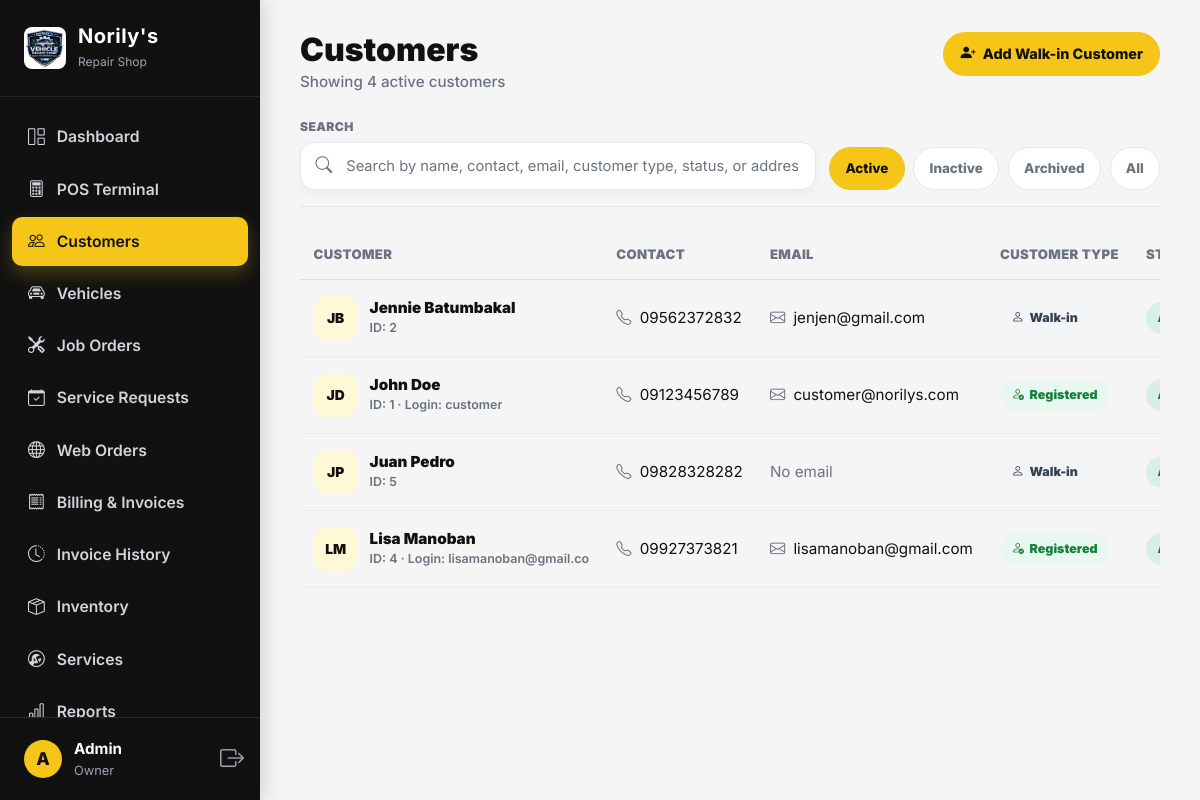
/views/customers.php (signed in), run on the app's committed database.
### tables this page shows
CREATE TABLE `customer` (
  `customer_id` int(11) NOT NULL,
  `first_name` varchar(20) NOT NULL,
  `middle_name` varchar(20) DEFAULT NULL,
  `last_name` varchar(20) NOT NULL,
  `email` varchar(255) DEFAULT NULL,
  `contact_number` varchar(20) NOT NULL,
  `address` text DEFAULT NULL,
  `credit_balance` decimal(10,2) NOT NULL DEFAULT 0.00,
  `credit_due_date` date DEFAULT NULL,
  `created_at` datetime NOT NULL DEFAULT current_timestamp(),
  `user_id` int(11) DEFAULT NULL,
  `status` enum('Active','Inactive','Archived') NOT NULL DEFAULT 'Active',
  `deactivated_at` datetime DEFAULT NULL,
  `archived_at` datetime DEFAULT NULL
);

CREATE TABLE `user` (
  `user_id` int(11) NOT NULL,
  `first_name` varchar(50) DEFAULT NULL,
  `middle_name` varchar(20) DEFAULT NULL,
  `last_name` varchar(50) DEFAULT NULL,
  `username` varchar(20) NOT NULL,
  `password_hash` varchar(255) NOT NULL,
  `role` enum('Owner','Cashier','Head Mechanic','Customer') NOT NULL,
  `is_active` tinyint(1) NOT NULL DEFAULT 1,
  `created_at` datetime NOT NULL DEFAULT current_timestamp(),
  `email` varchar(255) DEFAULT NULL
);

### views/customers.php (the view, shortened to what this page needs)
<?php
$db = (new Database())->getConnection();
function getCustomerInitials($firstName, $lastName) {
    $first = !empty($firstName) ? strtoupper(substr($firstName, 0, 1)) : '';
    $last = !empty($lastName) ? strtoupper(substr($lastName, 0, 1)) : '';
    return $first . $last;
}
function getFullName($customer) {
    return trim(
        ($customer['first_name'] ?? '') . ' ' .
        (!empty($customer['middle_name']) ? $customer['middle_name'] . ' ' : '') .
        ($customer['last_name'] ?? '')
    );
}
function getStatusBadgeClass($status) {
    switch ($status) {
        case 'Active':
            return 'status-badge status-active';
    }
}
$statusFilter = $_GET['status'] ?? 'Active';
if ($statusFilter === 'All') {
    $stmt = $db->prepare("
        SELECT c.*, u.username AS login_username
        FROM customer c
        LEFT JOIN user u ON c.user_id = u.user_id
        ORDER BY
            FIELD(c.status, 'Active', 'Inactive', 'Archived'),
            c.first_name ASC
    ");
    $stmt->execute();
} else {
    $stmt = $db->prepare("
        SELECT c.*, u.username AS login_username
        FROM customer c
        LEFT JOIN user u ON c.user_id = u.user_id
        WHERE c.status = ?
        ORDER BY c.first_name ASC
    ");
    $stmt->execute([$statusFilter]);
}
$customers = $stmt->fetchAll(PDO::FETCH_ASSOC);
$displayCount = count($customers);
?>
<!DOCTYPE html>
<html lang="en">
<head>
<link href="https://cdn.jsdelivr.net/npm/bootstrap@5.3.0/dist/css/bootstrap.min.css" rel="stylesheet">
<link rel="stylesheet" href="https://cdn.jsdelivr.net/npm/bootstrap-icons@1.11.1/font/bootstrap-icons.css">
<link rel="stylesheet" href="../assets/css/style.css">
</head>
<body>
<div class="app-wrapper">
    <?php include '../includes/sidebar.php'; ?>
    <main class="main-content">
        <div class="customers-page">
            <div class="customers-header">
                <div>
                    <h2>Customers</h2>
                    <p class="customers-count-text">
                        Showing <?php echo $displayCount; ?>
                        <?php echo strtolower($statusFilter); ?>
                        customer<?php echo $displayCount !== 1 ? 's' : ''; ?>
                    </p>
                </div>
                <button type="button" class="customer-add-btn" data-bs-toggle="modal" data-bs-target="#addCustomerModal">
                    <i class="bi bi-person-plus-fill"></i>
                    Add Walk-in Customer
                </button>
            </div>
            <div class="customer-filter-area">
                <div>
                    <label class="customer-filter-label">Search</label>
                    <div class="customer-search-bar">
                        <i class="bi bi-search"></i>
                        <input
                            type="text"
                            id="customerSearchInput"
                            placeholder="Search by name, contact, email, customer type, status, or address..."
                        >
                    </div>
                </div>
                <div class="customer-status-tabs">
                    <a href="customers.php?status=Active" class="customer-status-tab <?php echo $statusFilter === 'Active' ? 'active' : ''; ?>">
                        Active
                    </a>
                    <a href="customers.php?status=Inactive" class="customer-status-tab <?php echo $statusFilter === 'Inactive' ? 'active' : ''; ?>">
                        Inactive
                    </a>
                    <a href="customers.php?status=Archived" class="customer-status-tab <?php echo $statusFilter === 'Archived' ? 'active' : ''; ?>">
                        Archived
                    </a>
                    <a href="customers.php?status=All" class="customer-status-tab <?php echo $statusFilter === 'All' ? 'active' : ''; ?>">
                        All
                    </a>
                </div>
            </div>
            <div class="customer-table-wrap">
                <table class="table customer-table" id="customersTable">
                    <thead>
                        <tr>
                            <th>Customer</th>
                            <th>Contact</th>
                            <th>Email</th>
                            <th>Customer Type</th>
                            <th>Status</th>
                        </tr>
                    </thead>
                    <tbody>
                        <?php if (empty($customers)): ?>
                            <tr>
                                <td colspan="7">
                                    <div class="customer-empty">
                                        <i class="bi bi-people"></i>
                                        <div class="fw-bold mb-1">No customer records found</div>
                                        <div>Add a walk-in customer or adjust your filter.</div>
                                    </div>
                                </td>
                            </tr>
                        <?php else: ?>
                            <?php foreach ($customers as $customer): ?>
                                <?php
                                    $customerName = getFullName($customer);
                                    $customerType = empty($customer['user_id']) ? 'Walk-in' : 'Registered';
                                    $customerTypeClass = empty($customer['user_id']) ? 'type-walkin' : 'type-registered';
                                    $statusClass = getStatusBadgeClass($customer['status'] ?? 'Active');
                                    $searchBlob = strtolower(
                                        $customerName . ' ' .
                                        ($customer['contact_number'] ?? '') . ' ' .
                                        ($customer['email'] ?? '') . ' ' .
                                        $customerType . ' ' .
                                        ($customer['status'] ?? '') . ' ' .
                                        ($customer['address'] ?? '')
                                    );
                                ?>
                                <tr class="customer-row" data-search="<?php echo htmlspecialchars($searchBlob); ?>">
                                    <td>
                                        <div class="customer-profile-cell">
                                            <div class="customer-avatar">
                                                <?php echo htmlspecialchars(getCustomerInitials($customer['first_name'], $customer['last_name'])); ?>
                                            </div>
                                            <div>
                                                <div class="customer-name">
                                                    <?php echo htmlspecialchars($customerName); ?>
                                                </div>
                                                <div class="customer-subtext">
                                                    ID: <?php echo intval($customer['customer_id']); ?>
                                                    <?php if (!empty($customer['login_username'])): ?>
                                                        · Login: <?php echo htmlspecialchars($customer['login_username']); ?>
                                                    <?php endif; ?>
                                                </div>
                                            </div>
                                        </div>
                                    </td>
                                    <td>
                                        <i class="bi bi-telephone me-1 text-muted"></i>
                                        <?php echo htmlspecialchars($customer['contact_number'] ?? 'N/A'); ?>
                                    </td>
                                    <td>
                                        <?php if (!empty($customer['email'])): ?>
                                            <i class="bi bi-envelope me-1 text-muted"></i>
                                            <?php echo htmlspecialchars($customer['email']); ?>
                                        <?php else: ?>
                                            <span class="text-muted">No email</span>
                                        <?php endif; ?>
                                    </td>
                                    <td>
                                        <span class="customer-type-badge <?php echo $customerTypeClass; ?>">
                                            <i class="bi <?php echo $customerType === 'Registered' ? 'bi-person-check' : 'bi-person'; ?>"></i>
                                            <?php echo $customerType; ?>
                                        </span>
                                    </td>
                                    <td>
                                        <span class="<?php echo $statusClass; ?>">
                                        </span>
                                    </td>
                                </tr>
                            <?php endforeach; ?>
                        <?php endif; ?>
                    </tbody>
                </table>
            </div>
        </div>
    </main>
</div>
</body>
</html>

### assets/css/style.css (style rules this page uses)
:root { --primary-yellow: #f5c518; --yellow-dark: #d9a900; --black: #111111; --dark-gray: #1f2937; --muted-gray: #6b7280; --light-gray: #f5f5f5; --border-light: #e5e7eb; --white: #ffffff; --success-bg: #d1fae5; --success-text: #047857; --warning-bg: #fef3c7; --warning-text: #92400e; --danger-bg: #fee2e2; --danger-text: #b91c1c; --dashboard-sidebar-bg: #111111; --dashboard-sidebar-hover: #1f1f1f; --dashboard-primary: #f5c518; --dashboard-primary-hover: #d9a900; --dashboard-primary-soft: #fff8d6; --dashboard-success: #047857; --dashboard-danger: #d72e2e; --dashboard-warning: #d97706; --dashboard-bg: #f5f5f5; --dashboard-card-bg: #ffffff; --dashboard-text-main: #111111; --dashboard-text-muted: #6b7280; --dashboard-cloud: #d1d5db; --dashboard-ocean: #f5c518; }
html { scroll-behavior: smooth; }
body { font-family: Arial, sans-serif; color: var(--black); background: var(--white); }
.table th { white-space: nowrap; }
.status-badge { border-radius: 999px; padding: 0.35rem 0.75rem; font-size: 0.8rem; font-weight: 800; }
.app-wrapper { display: flex; min-height: 100vh; background-color: var(--dashboard-bg); color: var(--dashboard-text-main); font-family: 'Inter', system-ui, -apple-system, sans-serif; font-size: 16px; overflow-x: hidden; }
.app-wrapper .text-muted { color: var(--dashboard-text-muted) !important; }
.main-content { flex-grow: 1; margin-left: 260px; padding: 2rem 2.5rem; background-color: var(--dashboard-bg); min-height: 100vh; }
.main-content h1, .main-content h2, .main-content h3, .main-content h4, .main-content h5, .main-content h6 { color: var(--dashboard-text-main); }

### data on the page
customer: first_name+last_name "JB", customerName "Jennie Batumbakal", customer_id "2", contact_number "09562372832", email "jenjen@gmail.com", user "Walk-in"
customer: first_name+last_name "JD", customerName "John Doe", customer_id "1", user.username "customer", contact_number "09123456789", email "customer@norilys.com", user "Registered"
customer: first_name+last_name "JP", customerName "Juan Pedro", customer_id "5", contact_number "09828328282", shows "No email", user "Walk-in"
customer: first_name+last_name "LM", customerName "Lisa Manoban", customer_id "4", user.username "lisamanoban@gmail.co", contact_number "09927373821", email "lisamanoban@gmail.com", user "Registered"

### other printed values
$userInitial "A"
$_SESSION['first_name'] "Admin"
$userRole "Owner"
$displayCount "4"
$statusFilter "active"
